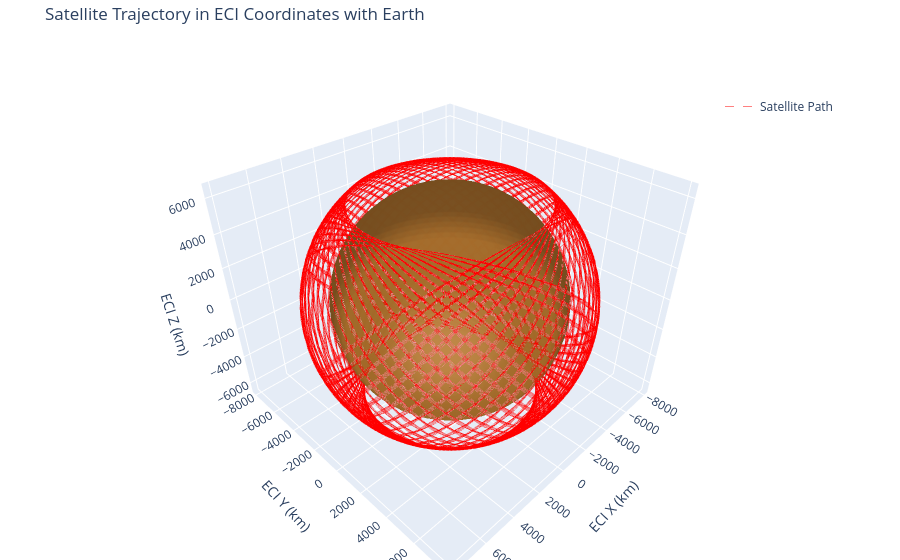

This figure's notebook cell:
### Code cell
hplot.plot_orbit(df, 'ECI')

### Figure 1 — Plotly figure (JSON) as saved in the notebook; plotly's stock layout.template omitted (floating-point values rounded to 4 significant figures; data arrays with more than 128 entries replaced by an {"elided": "..."} marker saying what was removed)
{"data": [{"colorscale": [[0, "rgb(161, 105, 40)"], [0.1667, "rgb(189, 146, 90)"], [0.3333, "rgb(214, 189, 141)"], [0.5, "rgb(237, 234, 194)"], [0.6667, "rgb(181, 200, 184)"], [0.8333, "rgb(121, 167, 172)"], [1, "rgb(40, 135, 161)"]], "lighting": {"ambient": 0.7, "diffuse": 0.9, "roughness": 0.5, "specular": 0.1}, "lightposition": {"x": 10000, "y": 10000, "z": 10000}, "name": "Earth", "opacity": 0.9, "showscale": false, "surfacecolor": {"elided": "2500 float values"}, "type": "surface", "x": {"elided": "50x50 float values"}, "y": {"elided": "50x50 float values"}, "z": {"elided": "50x50 float values"}}, {"line": {"color": "red", "dash": "dash", "width": 0.5}, "mode": "lines", "name": "Satellite Path", "type": "scatter3d", "x": {"elided": "30001 float values"}, "y": {"elided": "30001 float values"}, "z": {"elided": "30001 float values"}}], "layout": {"legend": {"x": 0.8, "y": 0.9}, "margin": {"b": 0, "l": 0, "r": 0, "t": 40}, "scene": {"aspectmode": "data", "xaxis": {"title": {"text": "ECI X (km)"}}, "yaxis": {"title": {"text": "ECI Y (km)"}}, "zaxis": {"title": {"text": "ECI Z (km)"}}}, "showlegend": true, "title": {"text": "Satellite Trajectory in ECI Coordinates with Earth"}}}
